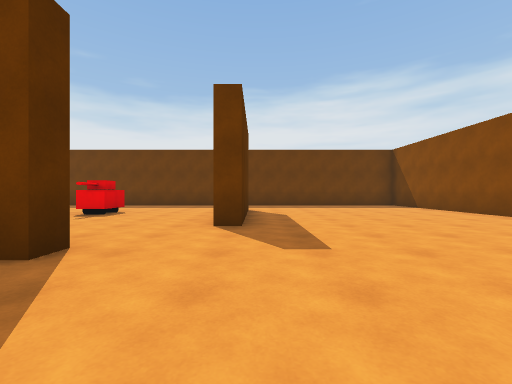
view 1 (above)

18 first-person views from a walk through a 3-D level made in the Unity game engine. The camera is 1.2 m above the floor, looks level and sees 90° across. The floor is counted in squares, 2 m on a side. Each view is taken from the middle of a square. On the plan, view 1 faces up. The plan holds only what a view shows up to about 9 squares ahead; the rest is blank.

view 2
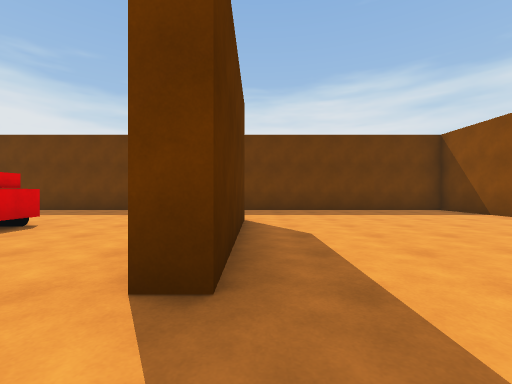

view 3
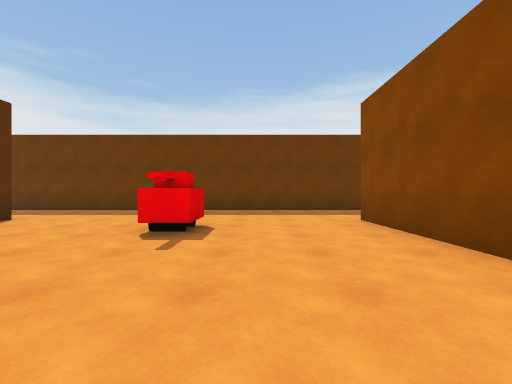

view 4
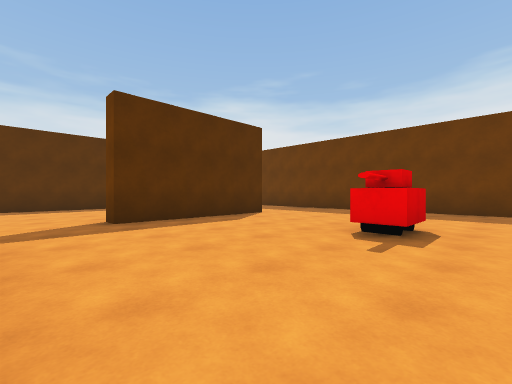

view 5
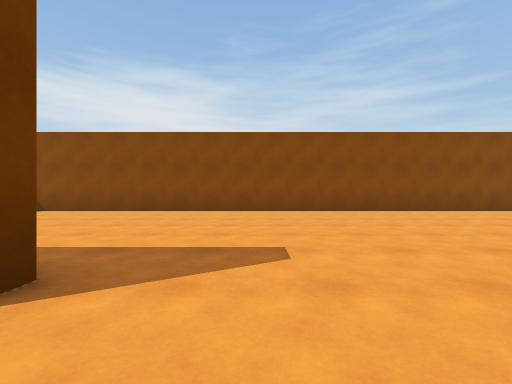

view 6
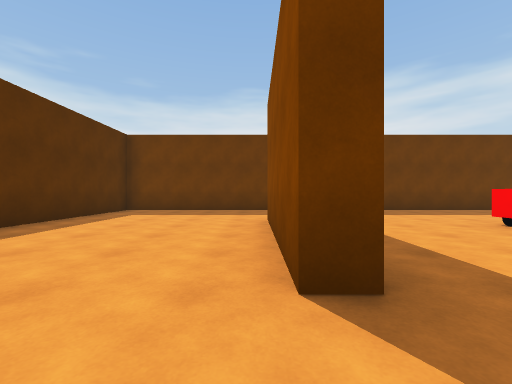

view 7
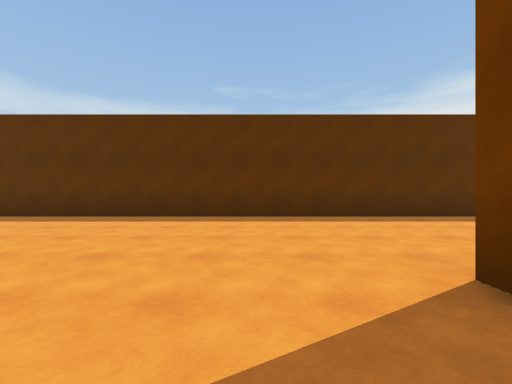

view 8
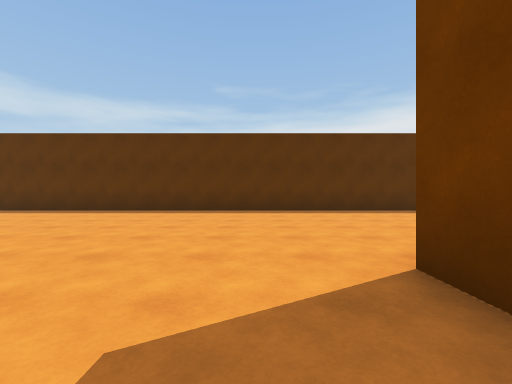

view 9
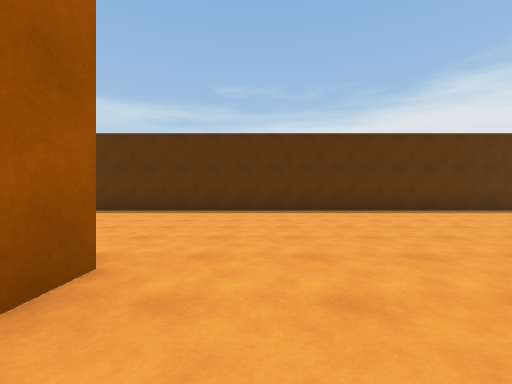

view 10
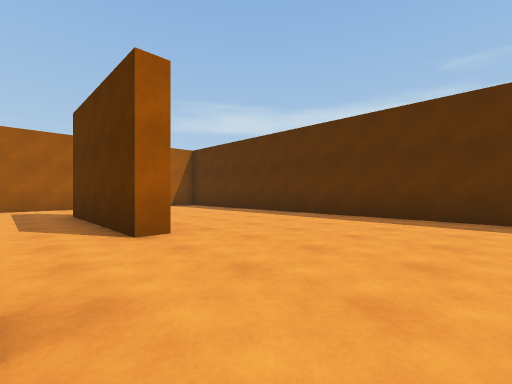

view 11
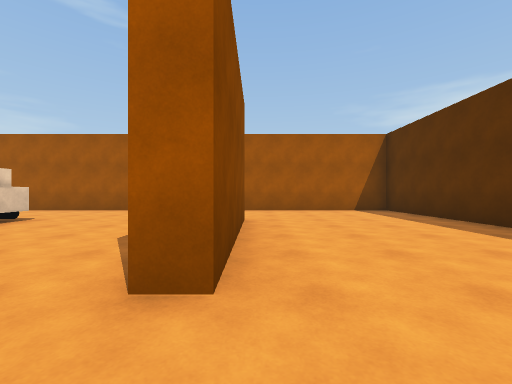

view 12
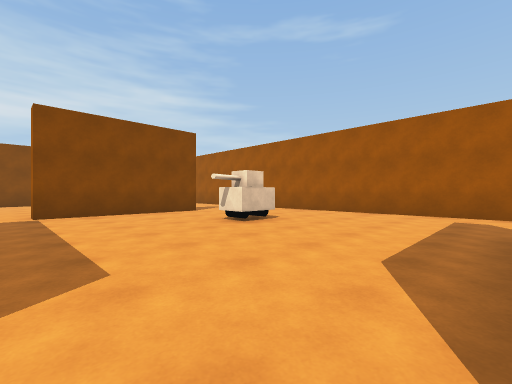

view 13
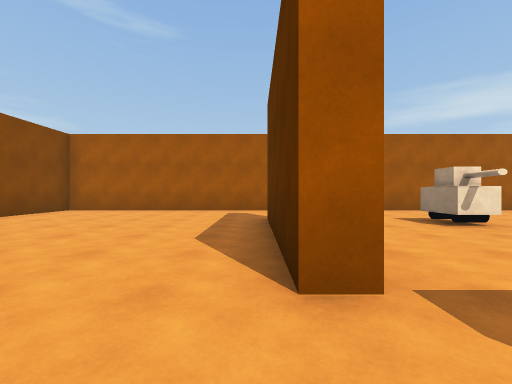

view 14
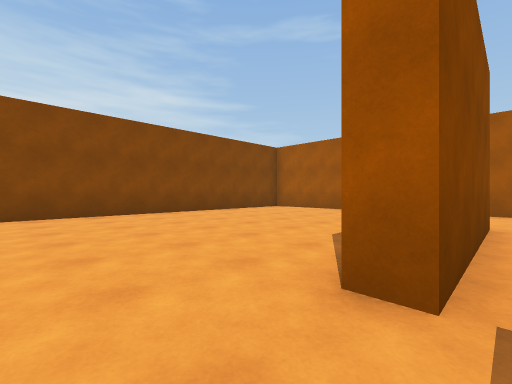

view 15
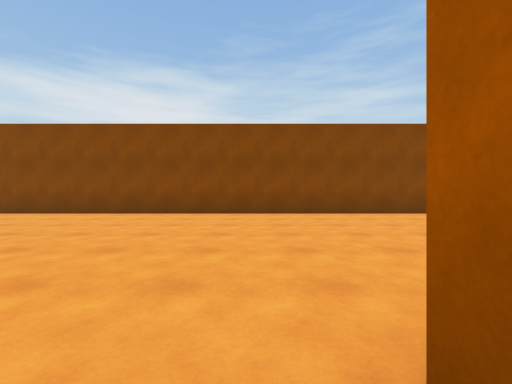

view 16
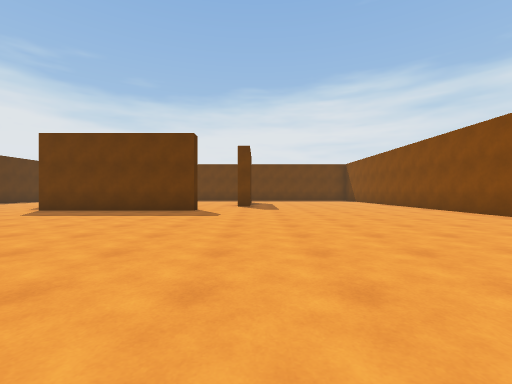

view 17
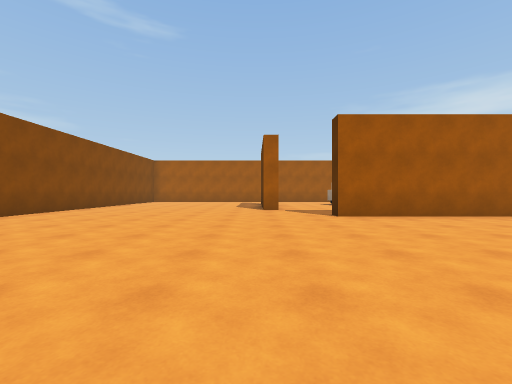

view 18
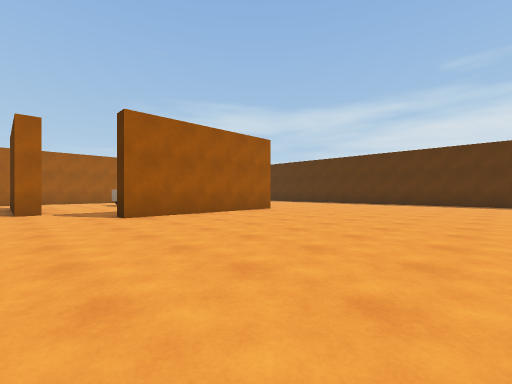

### Floor plan
Points are (right, up) in squares from view 1. A wall is a line through its corners. A room is listed if a view was taken in it or the views show most of it. See-through windows are left out.
Room 1 (views 1, 2, 3, 4, 5, 6, 7, 8, 9, 10, 11, 12, 13, 14, 15, 16, 17, 18)
walls: (-2, 2.8) (-2, 2.3) (-7, 2.3); (-7, -9.2) (-2, -9.2) (-2, -9.8); (-0.8, 5.2) (-0.8, 8.5); (-0.2, 8.5) (-0.2, 4.5) (-0.8, 4.5); (-8.2, 8.5) (-8.2, 4.5) (-8.8, 4.5) (-8.8, 8.4); (-0.8, -15.5) (-0.8, -11.5) (-0.2, -11.5) (-0.2, -15.4); (-8.8, -15.5) (-8.8, -11.5) (-8.2, -11.5) (-8.2, -15.5); (6.1, 11.5) (-13.3, 11.5) (-13.3, -18.4) (6.1, -18.4) (6.1, 11.5)
objects: other object (-4, -15); other object (-4, 7)

Positions as (right, up) in squares from view 1, and headings:
1: (0, 0), facing up
2: (0, 3), facing up
3: (-3, 3), facing up
4: (-3, 3), facing up-left
5: (-2, 3), facing right
6: (-9, 3), facing up
7: (-7, 3), facing left
8: (-5, 1), facing left
9: (-5, -8), facing left
10: (-7, -8), facing down-left
11: (-9, -10), facing down
12: (-8, -11), facing down-right
13: (0, -10), facing down
14: (-1, -10), facing down-right
15: (-1, -11), facing right
16: (0, -6), facing up
17: (0, -3), facing down
18: (0, -3), facing down-left
